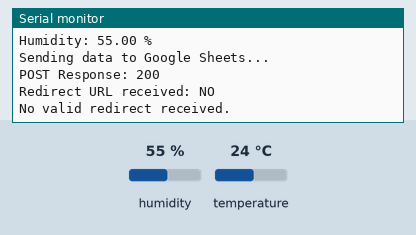
Simulated run of this sketch. Board: ESP32. Parts: the last lines printed to the serial monitor. The test bench sets the inputs (shaded band); at power-on: humidity 55 %, temperature 24 °C. WiFi joins after 1.5 s; servers stay silent unless stated; uploads are accepted with an empty reply.

Above: at 4.7 s.
4.8 s: humidity set to 22 %
At 8.91 s:
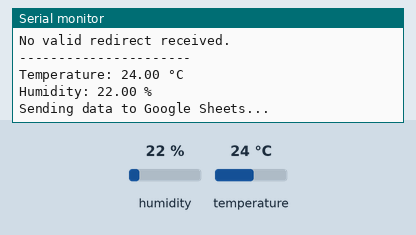
10.6 s: temperature set to 12 °C
At 14.14 s:
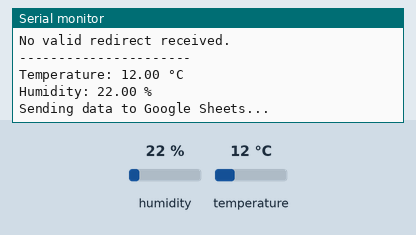
16.4 s: humidity set to 40 %
At 19.37 s:
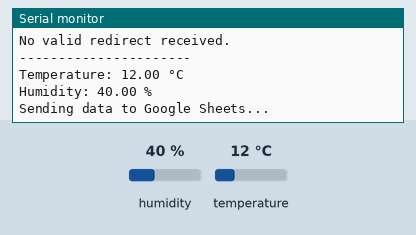
Timing chart, 0 to 20.9 s (numbered marks = the images above; inputs shaded):
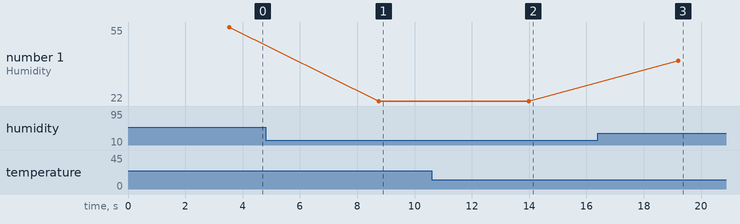

The sketch:

arduino-code.ino
```cpp
#include <WiFi.h>
#include <WiFiClientSecure.h>
#include <HTTPClient.h>
#include <DHT.h>

// DHT11 Configuration
#define DHTPIN 5
#define DHTTYPE DHT11

DHT dht(DHTPIN, DHTTYPE);

// WiFi Configuration
const char* ssid = "POCO F3";
const char* password = "jgnahplz";

// Google Apps Script URL
const char* scriptURL = "https://script.google.com/macros/s/AKfycbzuIyNIqWXrhZsHAHMAch2ba8xs4zc-BtduHa2cyx3pNquhX-LVn0gp3iVHrAmGpnU3/exec";

void setup() {
  Serial.begin(115200);
  delay(2000);

  dht.begin();

  // Connect to WiFi
  WiFi.begin(ssid, password);

  Serial.print("Connecting to WiFi");

  while (WiFi.status() != WL_CONNECTED) {
    delay(500);
    Serial.print(".");
  }

  Serial.println();
  Serial.println("WiFi Connected!");
  Serial.println(WiFi.localIP());
}

void loop() {

  float temperature = dht.readTemperature();
  float humidity = dht.readHumidity();

  if (isnan(temperature) || isnan(humidity)) {
    Serial.println("Failed to read DHT11!");
    delay(5000);
    return;
  }

  Serial.println("----------------------");
  Serial.print("Temperature: ");
  Serial.print(temperature);
  Serial.println(" °C");

  Serial.print("Humidity: ");
  Serial.print(humidity);
  Serial.println(" %");


WiFiClientSecure client;
client.setInsecure();

HTTPClient http;

http.setFollowRedirects(HTTPC_DISABLE_FOLLOW_REDIRECTS);
http.setTimeout(20000);

const char* headerKeys[] = {"Location"};
http.collectHeaders(headerKeys, 1);

String jsonData = "{";
jsonData += "\"temperature\":" + String(temperature, 2) + ",";
jsonData += "\"humidity\":" + String(humidity, 2);
jsonData += "}";

Serial.println("Sending data to Google Sheets...");

if (http.begin(client, scriptURL)) {

  http.addHeader("Content-Type", "application/json");

  int httpCode = http.POST(jsonData);

  Serial.print("POST Response: ");
  Serial.println(httpCode);

  String redirectURL = http.header("Location");

  Serial.print("Redirect URL received: ");
  Serial.println(redirectURL.length() > 0 ? "YES" : "NO");

  http.end();

  if (httpCode == 302 && redirectURL.length() > 0) {

    Serial.println("Following Google redirect...");

    HTTPClient http2;
    http2.setTimeout(20000);

    if (http2.begin(client, redirectURL)) {

      int finalCode = http2.GET();

      Serial.print("Final Response: ");
      Serial.println(finalCode);

      Serial.println("Server Response:");
      Serial.println(http2.getString());

      http2.end();

    } else {
      Serial.println("Unable to connect to redirect URL!");
    }

  } else {
    Serial.println("No valid redirect received.");
  }

} else {
  Serial.println("Unable to connect to Google Script!");
}

  delay(5000);
}
```

Measured:
- after the input at 4.8 s, the serial monitor: prints a new line after 4.0 s (image 1)
- after the input at 10.6 s, the serial monitor: prints a new line after 3.4 s (image 2)
- after the input at 16.4 s, the serial monitor: prints a new line after 2.8 s (image 3)
- plotted number 1: 55 → 22 after the input at 4.8 s, 22 → 40 after the input at 16.4 s
